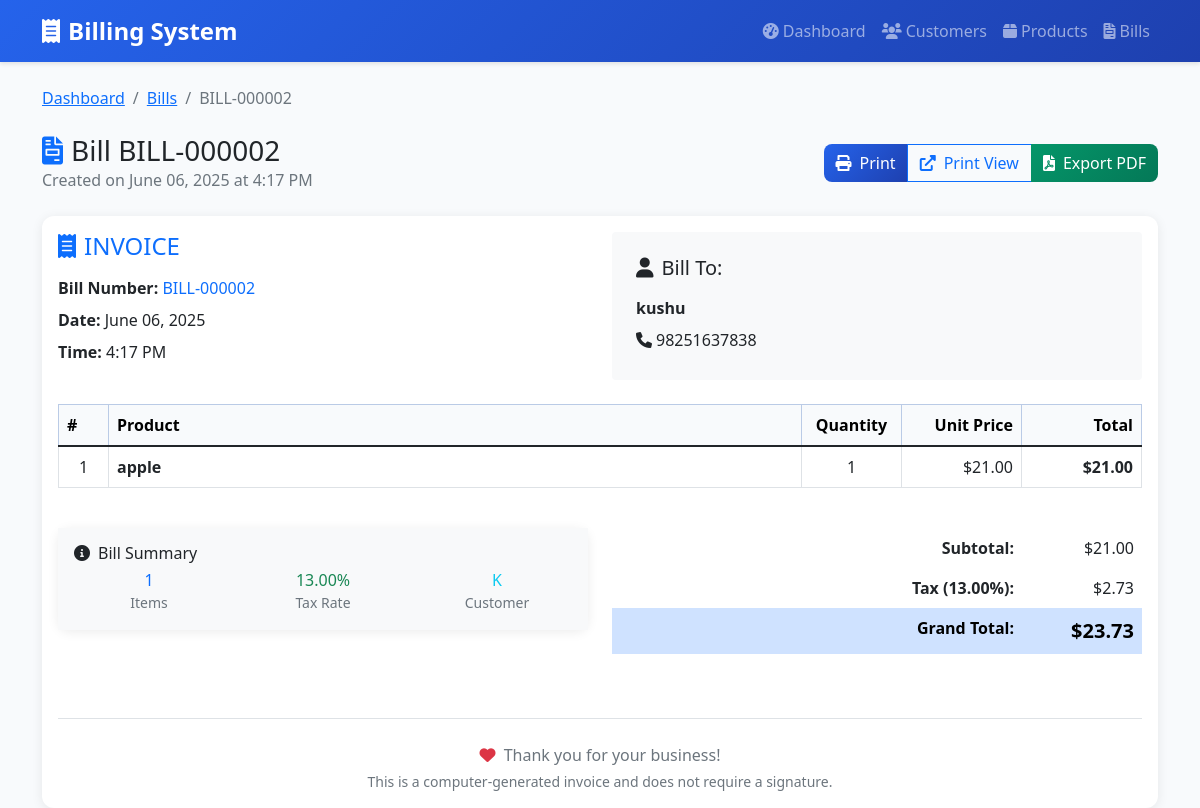
Screenshot of /bills/view/2/ with the database file from the repository.
### billapp/models.py (models this page shows, shortened)
class Bill(models.Model):
    customer = models.ForeignKey(Customer, on_delete=models.CASCADE)
    bill_number = models.CharField(max_length=50, unique=True)
    bill_date = models.DateTimeField(auto_now_add=True)
    subtotal = models.DecimalField(max_digits=10, decimal_places=2, default=Decimal('0.00'))
    tax_rate = models.DecimalField(max_digits=5, decimal_places=2, default=Decimal('13.00'))
    tax_amount = models.DecimalField(max_digits=10, decimal_places=2, default=Decimal('0.00'))
    grand_total = models.DecimalField(max_digits=10, decimal_places=2, default=Decimal('0.00'))
    class Meta:
        ordering = ['-bill_date']

class Customer(models.Model):
    name = models.CharField(max_length=200)
    phone = models.CharField(max_length=20, blank=True, null=True)
    created_at = models.DateTimeField(auto_now_add=True)
    class Meta:
        ordering = ['name']

class BillItem(models.Model):
    bill = models.ForeignKey(Bill, on_delete=models.CASCADE)
    product = models.ForeignKey(Product, on_delete=models.CASCADE)
    quantity = models.PositiveIntegerField(validators=[MinValueValidator(1)])
    price = models.DecimalField(max_digits=10, decimal_places=2)
    total = models.DecimalField(max_digits=10, decimal_places=2)

class Product(models.Model):
    name = models.CharField(max_length=200)
    price = models.DecimalField(max_digits=10, decimal_places=2, validators=[MinValueValidator(0)])
    created_at = models.DateTimeField(auto_now_add=True)
    class Meta:
        ordering = ['name']

### billapp/views.py (the view)
# urls.py: path('bills/view/<int:pk>/', views.bill_view, name='bill_view'),
def bill_view(request, pk):
    bill = get_object_or_404(Bill, pk=pk)
    bill_items = bill.billitem_set.select_related('product').all()
    return render(request, 'billing/bills/view.html', {
        'bill': bill,
        'bill_items': bill_items
    })

### templates/billing/bills/view.html (shortened to what this page needs)
{% extends 'billing/base.html' %}
{% block content %}
<nav aria-label="breadcrumb" class="mb-4 no-print">
    <ol class="breadcrumb">
        <li class="breadcrumb-item"><a href="{% url 'dashboard' %}">Dashboard</a></li>
        <li class="breadcrumb-item"><a href="{% url 'bill_list' %}">Bills</a></li>
        <li class="breadcrumb-item active">{{ bill.bill_number }}</li>
    </ol>
</nav>
<div class="d-flex justify-content-between align-items-center mb-4 no-print">
    <div>
        <h1 class="h3 mb-0">
            <i class="fas fa-file-invoice text-primary me-2"></i>Bill {{ bill.bill_number }}
        </h1>
        <p class="text-muted mb-0">Created on {{ bill.bill_date|date:"F d, Y \a\t g:i A" }}</p>
    </div>
    <div class="btn-group">
        <button onclick="window.print()" class="btn btn-primary">
            <i class="fas fa-print me-2"></i>Print
        </button>
        <a href="{% url 'bill_print' bill.pk %}" target="_blank" class="btn btn-outline-primary">
            <i class="fas fa-external-link-alt me-2"></i>Print View
        </a>
        <button onclick="generatePDF()" class="btn btn-success">
            <i class="fas fa-file-pdf me-2"></i>Export PDF
        </button>
    </div>
</div>
<div class="card" id="bill-content">
    <div class="card-body">
        <div class="row mb-4">
            <div class="col-md-6">
                <h2 class="h4 text-primary mb-3">
                    <i class="fas fa-receipt me-2"></i>INVOICE
                </h2>
                <div class="mb-2">
                    <strong>Bill Number:</strong> <span class="text-primary">{{ bill.bill_number }}</span>
                </div>
                <div class="mb-2">
                    <strong>Date:</strong> {{ bill.bill_date|date:"F d, Y" }}
                </div>
                <div class="mb-2">
                    <strong>Time:</strong> {{ bill.bill_date|date:"g:i A" }}
                </div>
            </div>
            <div class="col-md-6">
                <div class="bg-light p-4 rounded">
                    <h5 class="mb-3">
                        <i class="fas fa-user me-2"></i>Bill To:
                    </h5>
                    <div class="mb-2"><strong>{{ bill.customer.name }}</strong></div>
                    {% if bill.customer.phone %}
                    <div class="mb-1">
                        <i class="fas fa-phone me-1"></i>{{ bill.customer.phone }}
                    </div>
                    {% endif %}
                </div>
            </div>
        </div>
        <div class="table-responsive mb-4">
            <table class="table table-bordered">
                <thead class="table-primary">
                    <tr>
                        <th width="50">#</th>
                        <th>Product</th>
                        <th class="text-center" width="100">Quantity</th>
                        <th class="text-end" width="120">Unit Price</th>
                        <th class="text-end" width="120">Total</th>
                    </tr>
                </thead>
                <tbody>
                    {% for item in bill_items %}
                    <tr>
                        <td class="text-center">{{ forloop.counter }}</td>
                        <td>
                            <strong>{{ item.product.name }}</strong>
                        </td>
                        <td class="text-center">{{ item.quantity }}</td>
                        <td class="text-end">${{ item.price|floatformat:2 }}</td>
                        <td class="text-end"><strong>${{ item.total|floatformat:2 }}</strong></td>
                    </tr>
                    {% endfor %}
                </tbody>
            </table>
        </div>
        <div class="row">
            <div class="col-md-6">
                <div class="card">
                    <div class="card-body bg-light">
                        <h6 class="card-title">
                            <i class="fas fa-info-circle me-2"></i>Bill Summary
                        </h6>
                        <div class="row text-center">
                            <div class="col-4">
                                <div class="h6 mb-0 text-primary">{{ bill_items.count }}</div>
                                <small class="text-muted">Items</small>
                            </div>
                            <div class="col-4">
                                <div class="h6 mb-0 text-success">{{ bill.tax_rate }}%</div>
                                <small class="text-muted">Tax Rate</small>
                            </div>
                            <div class="col-4">
                                <div class="h6 mb-0 text-info">{{ bill.customer.name|first|upper }}</div>
                                <small class="text-muted">Customer</small>
                            </div>
                        </div>
                    </div>
                </div>
            </div>
            <div class="col-md-6">
                <div class="table-responsive">
                    <table class="table table-borderless">
                        <tr>
                            <td class="text-end"><strong>Subtotal:</strong></td>
                            <td class="text-end" width="120">${{ bill.subtotal|floatformat:2 }}</td>
                        </tr>
                        <tr>
                            <td class="text-end"><strong>Tax ({{ bill.tax_rate }}%):</strong></td>
                            <td class="text-end">${{ bill.tax_amount|floatformat:2 }}</td>
                        </tr>
                        <tr class="table-primary">
                            <td class="text-end"><strong>Grand Total:</strong></td>
                            <td class="text-end"><strong class="fs-5">${{ bill.grand_total|floatformat:2 }}</strong>
                            </td>
                        </tr>
                    </table>
                </div>
            </div>
        </div>
        <div class="text-center mt-5 pt-4 border-top">
            <p class="text-muted mb-1">
                <i class="fas fa-heart text-danger me-1"></i>
                Thank you for your business!
            </p>
            <p class="text-muted small mb-0">
                This is a computer-generated invoice and does not require a signature.
            </p>
        </div>
    </div>
</div>
{% endblock %}

### templates/billing/base.html (shortened to what this page needs)
<!DOCTYPE html>
<html lang="en">
<head>
    <link href="https://cdn.jsdelivr.net/npm/bootstrap@5.1.3/dist/css/bootstrap.min.css" rel="stylesheet">
    <link href="https://cdnjs.cloudflare.com/ajax/libs/font-awesome/6.0.0/css/all.min.css" rel="stylesheet">
</head>
<body>
    <nav class="navbar navbar-expand-lg navbar-dark no-print">
        <div class="container">
            <a class="navbar-brand" href="{% url 'dashboard' %}">
                <i class="fas fa-receipt me-2"></i>Billing System
            </a>
            <div class="collapse navbar-collapse" id="navbarNav">
                <ul class="navbar-nav ms-auto">
                    <li class="nav-item">
                        <a class="nav-link" href="{% url 'dashboard' %}">
                            <i class="fas fa-tachometer-alt me-1"></i>Dashboard
                        </a>
                    </li>
                    <li class="nav-item">
                        <a class="nav-link" href="{% url 'customer_list' %}">
                            <i class="fas fa-users me-1"></i>Customers
                        </a>
                    </li>
                    <li class="nav-item">
                        <a class="nav-link" href="{% url 'product_list' %}">
                            <i class="fas fa-box me-1"></i>Products
                        </a>
                    </li>
                    <li class="nav-item">
                        <a class="nav-link" href="{% url 'bill_list' %}">
                            <i class="fas fa-file-invoice me-1"></i>Bills
                        </a>
                    </li>
                </ul>
            </div>
        </div>
    </nav>
    <div class="container mt-4">
        {% block content %}{% endblock %}
    </div>
</body>
</html>

### templates/billing/base.html (style rules this page uses)
:root { --primary-color: #2563eb; --primary-dark: #1e40af; --success-color: #059669; --danger-color: #dc2626; --warning-color: #d97706; --info-color: #0891b2; --dark-color: #1f2937; --light-color: #f8fafc; }
body { background-color: #f8fafc; font-family: 'Segoe UI', Tahoma, Geneva, Verdana, sans-serif; }
.navbar { background: linear-gradient(135deg, var(--primary-color), var(--primary-dark)); box-shadow: 0 2px 4px rgba(0, 0, 0, .1); }
.navbar-brand { font-weight: 700; font-size: 1.5rem; }
.nav-link { font-weight: 500; transition: all 0.3s ease; }
.card { border: none; border-radius: 12px; box-shadow: 0 2px 12px rgba(0, 0, 0, .08); transition: all 0.3s ease; }
.btn { border-radius: 8px; font-weight: 500; transition: all 0.3s ease; }
.btn-primary { background: linear-gradient(135deg, var(--primary-color), var(--primary-dark)); border: none; }
.btn-success { background: linear-gradient(135deg, var(--success-color), #047857); border: none; }
.table th { background-color: #f8fafc; font-weight: 600; border-top: none; }

### rows the page displays
Bill: bill_number "BILL-000002", bill_date "June 06, 2025 at 4:17 PM", bill_date "June 06, 2025", bill_date "4:17 PM", customer.name "kushu", customer.phone "98251637838", tax_rate "13.00", customer.name|first "K", subtotal "21.00", tax_amount "2.73", grand_total "23.73"
BillItem: product.name "apple", quantity "1", price "21.00", total "21.00"

### other values shown
{{ bill_items.count }} "1"
